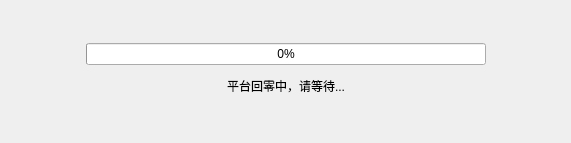
<?xml version="1.0" encoding="UTF-8"?>
<ui version="4.0">
 <class>WaitWindow</class>
 <widget class="QWidget" name="WaitWindow">
  <property name="geometry">
   <rect>
    <x>0</x>
    <y>0</y>
    <width>571</width>
    <height>143</height>
   </rect>
  </property>
  <property name="windowTitle">
   <string>提示</string>
  </property>
  <layout class="QGridLayout" name="gridLayout">
   <item row="0" column="1">
    <spacer name="verticalSpacer">
     <property name="orientation">
      <enum>Qt::Vertical</enum>
     </property>
     <property name="sizeHint" stdset="0">
      <size>
       <width>20</width>
       <height>27</height>
      </size>
     </property>
    </spacer>
   </item>
   <item row="1" column="0">
    <spacer name="horizontalSpacer_2">
     <property name="orientation">
      <enum>Qt::Horizontal</enum>
     </property>
     <property name="sizeHint" stdset="0">
      <size>
       <width>61</width>
       <height>20</height>
      </size>
     </property>
    </spacer>
   </item>
   <item row="1" column="1">
    <layout class="QVBoxLayout" name="verticalLayout">
     <item>
      <widget class="QProgressBar" name="progressBar">
       <property name="minimumSize">
        <size>
         <width>400</width>
         <height>0</height>
        </size>
       </property>
       <property name="maximumSize">
        <size>
         <width>400</width>
         <height>16777215</height>
        </size>
       </property>
       <property name="value">
        <number>0</number>
       </property>
      </widget>
     </item>
     <item>
      <widget class="QLabel" name="label">
       <property name="minimumSize">
        <size>
         <width>200</width>
         <height>30</height>
        </size>
       </property>
       <property name="maximumSize">
        <size>
         <width>16777215</width>
         <height>30</height>
        </size>
       </property>
       <property name="text">
        <string>平台回零中，请等待...</string>
       </property>
       <property name="alignment">
        <set>Qt::AlignCenter</set>
       </property>
      </widget>
     </item>
    </layout>
   </item>
   <item row="1" column="2">
    <spacer name="horizontalSpacer_3">
     <property name="orientation">
      <enum>Qt::Horizontal</enum>
     </property>
     <property name="sizeHint" stdset="0">
      <size>
       <width>61</width>
       <height>20</height>
      </size>
     </property>
    </spacer>
   </item>
   <item row="2" column="1">
    <spacer name="verticalSpacer_2">
     <property name="orientation">
      <enum>Qt::Vertical</enum>
     </property>
     <property name="sizeHint" stdset="0">
      <size>
       <width>20</width>
       <height>28</height>
      </size>
     </property>
    </spacer>
   </item>
  </layout>
 </widget>
 <layoutdefault spacing="6" margin="11"/>
 <resources/>
 <connections/>
</ui>
